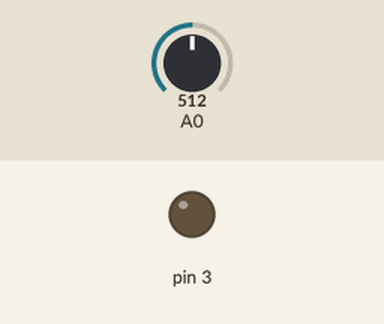
A sketch run on a simulated Arduino Uno, built with avr-gcc and run on an emulated ATmega328P. On the bench: output pins drawn as LEDs (lit = HIGH). Inputs (shaded band) come from the test bench; at power-on: A0 = 512.

Above: at 1.2 s.
1.3 s: A0 set to 492
At 2.5 s:
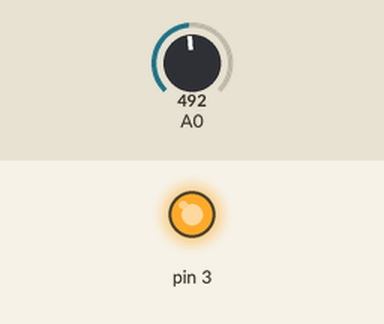
2.8 s: A0 set to 510
At 3.6 s:
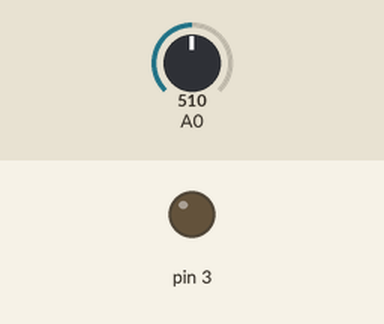
4.3 s: A0 set to 490
At 4.7 s:
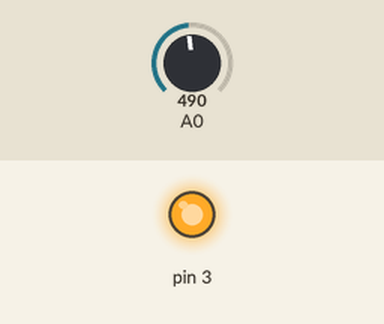
Timing chart, 0 to 7.3 s (numbered marks = the images above; inputs shaded):
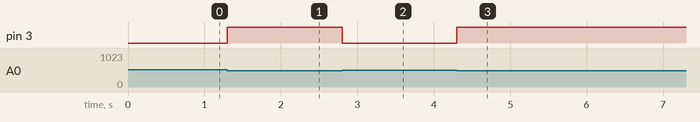

The sketch:

AnalogCircuit.ino
```cpp
void setup() {
  pinMode(3, OUTPUT);
}

void loop() {

  if(analogRead(A0) < 500)
    digitalWrite(3, 1);
  else
    digitalWrite(3, 0);
}
```

Measured:
- the behaviour switches between 500 and 499 on A0 (found by bisection; images 0 and 1)
- after the input at 1.3 s, pin 3: LOW → HIGH at once
- after the input at 2.8 s, pin 3: HIGH → LOW at once
- after the input at 4.3 s, pin 3: LOW → HIGH at once
